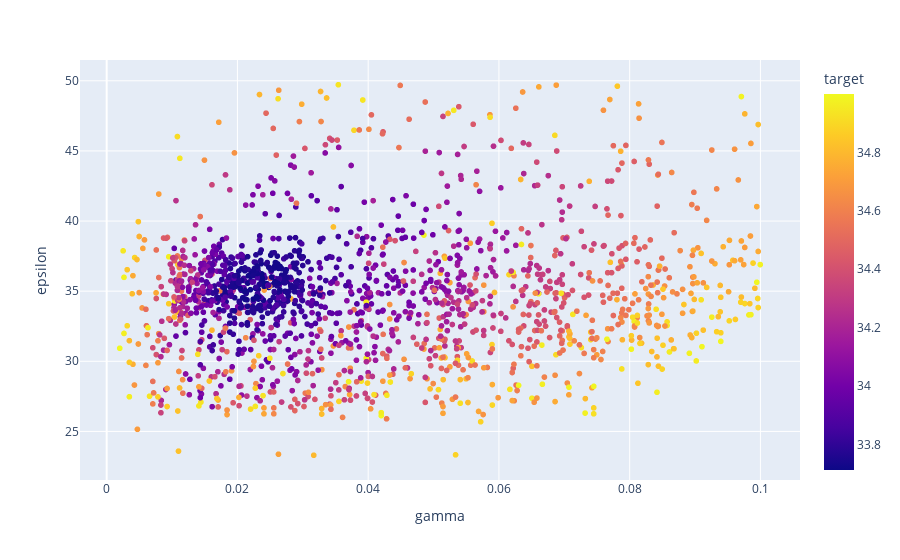

The cell this chart's notebook holds for it:
### Code cell
px.scatter(df2, x="gamma", y="epsilon", color="target")

### Figure 1 — Plotly figure (JSON) as saved in the notebook; plotly's stock layout.template omitted (floating-point values rounded to 4 significant figures; data arrays with more than 128 entries replaced by an {"elided": "..."} marker saying what was removed)
{"data": [{"hovertemplate": "gamma=%{x}<br>epsilon=%{y}<br>target=%{marker.color}<extra></extra>", "legendgroup": "", "marker": {"color": {"elided": "1707 float values"}, "coloraxis": "coloraxis", "symbol": "circle"}, "mode": "markers", "name": "", "showlegend": false, "type": "scattergl", "x": {"elided": "1707 float values"}, "xaxis": "x", "y": {"elided": "1707 float values"}, "yaxis": "y"}], "layout": {"coloraxis": {"colorbar": {"title": {"text": "target"}}, "colorscale": [[0, "#0d0887"], [0.1111, "#46039f"], [0.2222, "#7201a8"], [0.3333, "#9c179e"], [0.4444, "#bd3786"], [0.5556, "#d8576b"], [0.6667, "#ed7953"], [0.7778, "#fb9f3a"], [0.8889, "#fdca26"], [1, "#f0f921"]]}, "legend": {"tracegroupgap": 0}, "margin": {"t": 60}, "xaxis": {"anchor": "y", "domain": [0, 1], "title": {"text": "gamma"}}, "yaxis": {"anchor": "x", "domain": [0, 1], "title": {"text": "epsilon"}}}}
